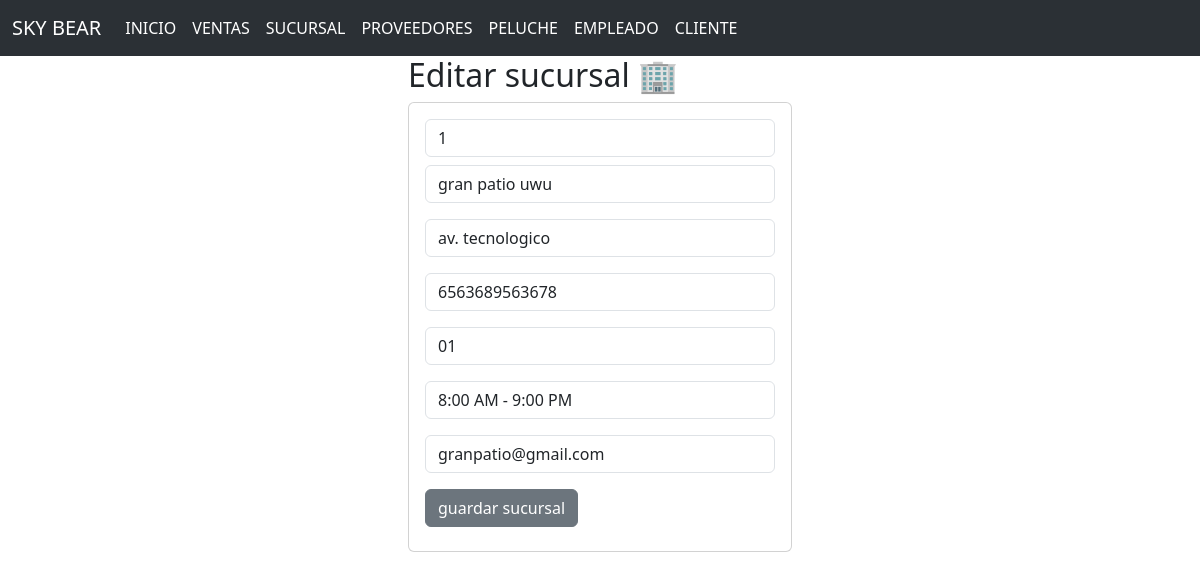
The app's page /seleccionarSucursal/1 with its own data.
### sucursal_app/models.py (models this page shows)
class Sucursal(models.Model):
    idsucursal=models.CharField(primary_key=True,max_length=6)
    nombre=models.CharField(max_length=20)
    direccion=models.CharField(max_length=50)
    telefono=models.CharField(max_length=10)
    idempleado=models.CharField(max_length=6)
    horario=models.CharField(max_length=20)
    correo=models.CharField(max_length=50)

### sucursal_app/views.py (the view)
# urls.py: path('seleccionarSucursal/<idsucursal>',views.seleccionarSucursal,name='seleccionarSucursal'),
def seleccionarSucursal(request,idsucursal):
    sucursal=Sucursal.objects.get(idsucursal=idsucursal)
    return render (request,"editarSucursal.html",{'missucursales': sucursal})

### sucursal_app/templates/editarSucursal.html
{% extends "base2.html" %}
{% block cuerpo %}
<div class="row">
    <div class="col-md-4 offset-md-4">
        <h2>Editar sucursal 🏢</h2>
        <div class="card">
            <div class="card-body">
                <form action="/editarSucursal/" method="POST"> {% csrf_token %}
                    <div class="form-group">
                        <input type="text" id="txtsucursal" name="txtsucursal" class="form-control"
                               value="{{missucursales.idsucursal}}" minlength="1" maxlength="6" readonly required>
                    </div>
                    <div class="form-group py-2">
                        <input type="text" id="txtnombre" name="txtnombre" class="form-control"
                               value="{{missucursales.nombre}}" minlength="1" maxlength="20" required>
                    </div>
                    <div class="form-group py-2">
                        <input type="text" id="txtdireccion" name="txtdireccion" class="form-control"
                               value="{{missucursales.direccion}}" minlength="1" maxlength="50" required>
                    </div>
                    <div class="form-group py-2">
                        <input type="text" id="txtelefono" name="txtelefono" class="form-control"
                               value="{{missucursales.telefono}}" minlength="1" maxlength="10" required>
                    </div>
                    <div class="form-group py-2">
                        <input type="text" id="txtempleado" name="txtempleado" class="form-control"
                               value="{{missucursales.idempleado}}" minlength="1" maxlength="6" required>
                    </div>
                    <div class="form-group py-2">
                        <input type="text" id="txthorario" name="txthorario" class="form-control"
                               value="{{missucursales.horario}}" minlength="1" maxlength="20" required>
                    </div>
                    <div class="form-group py-2">
                        <input type="email" id="txtcorreo" name="txtcorreo" class="form-control"
                               value="{{missucursales.correo}}" minlength="1" maxlength="50" required>
                    </div>
                    <div class="form-group py-2">
                        <button type="submit" class="btn btn-secondary">guardar sucursal</button>
                    </div>
                </form>
            </div>
        </div>
    </div>
</div>
{% endblock cuerpo %}

### records on screen
Sucursal: txtsucursal "1", txtnombre "gran patio uwu", txtdireccion "av. tecnologico", txtelefono "6563689563678", txtempleado "01", txthorario "8:00 AM - 9:00 PM", txtcorreo "granpatio@gmail.com"
